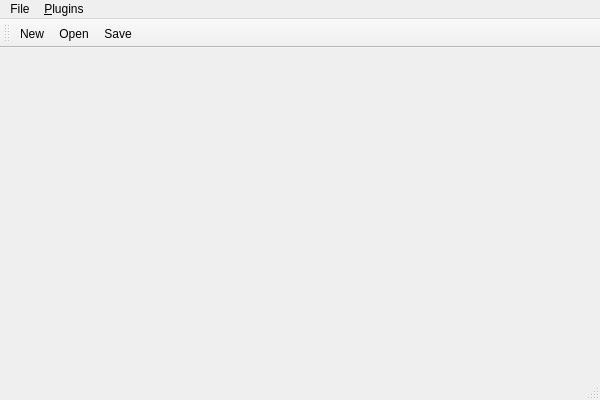
<?xml version="1.0" encoding="UTF-8"?>
<ui version="4.0">
 <class>MainWindow</class>
 <widget class="QMainWindow" name="MainWindow">
  <property name="geometry">
   <rect>
    <x>0</x>
    <y>0</y>
    <width>600</width>
    <height>400</height>
   </rect>
  </property>
  <property name="sizePolicy">
   <sizepolicy hsizetype="Preferred" vsizetype="Preferred">
    <horstretch>0</horstretch>
    <verstretch>0</verstretch>
   </sizepolicy>
  </property>
  <property name="windowTitle">
   <string>MainWindow</string>
  </property>
  <widget class="QWidget" name="centralWidget">
   <layout class="QHBoxLayout" name="horizontalLayout_2"/>
  </widget>
  <widget class="QMenuBar" name="menuBar">
   <property name="geometry">
    <rect>
     <x>0</x>
     <y>0</y>
     <width>600</width>
     <height>23</height>
    </rect>
   </property>
   <widget class="QMenu" name="menuFile">
    <property name="title">
     <string>File</string>
    </property>
    <addaction name="actionNew_2"/>
    <addaction name="actionOpen"/>
    <addaction name="actionSave"/>
    <addaction name="actionSave_As"/>
    <addaction name="actionExit"/>
   </widget>
   <widget class="QMenu" name="menuPlugins">
    <property name="title">
     <string>&amp;Plugins</string>
    </property>
    <addaction name="actionView"/>
   </widget>
   <addaction name="menuFile"/>
   <addaction name="menuPlugins"/>
  </widget>
  <widget class="QToolBar" name="mainToolBar">
   <attribute name="toolBarArea">
    <enum>TopToolBarArea</enum>
   </attribute>
   <attribute name="toolBarBreak">
    <bool>false</bool>
   </attribute>
   <addaction name="actionNew_2"/>
   <addaction name="actionOpen"/>
   <addaction name="actionSave"/>
  </widget>
  <widget class="QStatusBar" name="statusBar"/>
  <action name="actionSimulation">
   <property name="text">
    <string>Simulation</string>
   </property>
  </action>
  <action name="actionNew_2">
   <property name="icon">
    <iconset theme="theme" resource="theme.qrc">
     <normaloff>:/icons/new</normaloff>:/icons/new</iconset>
   </property>
   <property name="text">
    <string>New</string>
   </property>
   <property name="iconVisibleInMenu">
    <bool>true</bool>
   </property>
  </action>
  <action name="actionOpen">
   <property name="icon">
    <iconset theme="theme" resource="theme.qrc">
     <normaloff>:/icons/open</normaloff>:/icons/open</iconset>
   </property>
   <property name="text">
    <string>Open</string>
   </property>
   <property name="iconVisibleInMenu">
    <bool>true</bool>
   </property>
  </action>
  <action name="actionSave">
   <property name="icon">
    <iconset theme="theme" resource="theme.qrc">
     <normaloff>:/icons/save</normaloff>:/icons/save</iconset>
   </property>
   <property name="text">
    <string>Save</string>
   </property>
   <property name="iconVisibleInMenu">
    <bool>true</bool>
   </property>
  </action>
  <action name="actionSave_As">
   <property name="text">
    <string>Save As</string>
   </property>
  </action>
  <action name="actionExit">
   <property name="text">
    <string>Exit</string>
   </property>
  </action>
  <action name="actionView">
   <property name="text">
    <string>&amp;View</string>
   </property>
  </action>
 </widget>
 <layoutdefault spacing="6" margin="11"/>
 <resources>
  <include location="theme.qrc"/>
 </resources>
 <connections>
  <connection>
   <sender>actionView</sender>
   <signal>activated()</signal>
   <receiver>MainWindow</receiver>
   <slot>viewPlugins()</slot>
   <hints>
    <hint type="sourcelabel">
     <x>-1</x>
     <y>-1</y>
    </hint>
    <hint type="destinationlabel">
     <x>299</x>
     <y>199</y>
    </hint>
   </hints>
  </connection>
  <connection>
   <sender>actionNew_2</sender>
   <signal>activated()</signal>
   <receiver>MainWindow</receiver>
   <slot>newSimulation()</slot>
   <hints>
    <hint type="sourcelabel">
     <x>-1</x>
     <y>-1</y>
    </hint>
    <hint type="destinationlabel">
     <x>299</x>
     <y>199</y>
    </hint>
   </hints>
  </connection>
  <connection>
   <sender>actionOpen</sender>
   <signal>activated()</signal>
   <receiver>MainWindow</receiver>
   <slot>openSimulation()</slot>
   <hints>
    <hint type="sourcelabel">
     <x>-1</x>
     <y>-1</y>
    </hint>
    <hint type="destinationlabel">
     <x>299</x>
     <y>199</y>
    </hint>
   </hints>
  </connection>
  <connection>
   <sender>actionSave</sender>
   <signal>activated()</signal>
   <receiver>MainWindow</receiver>
   <slot>saveSimulation()</slot>
   <hints>
    <hint type="sourcelabel">
     <x>-1</x>
     <y>-1</y>
    </hint>
    <hint type="destinationlabel">
     <x>299</x>
     <y>199</y>
    </hint>
   </hints>
  </connection>
 </connections>
 <slots>
  <slot>viewPlugins()</slot>
  <slot>newSimulation()</slot>
  <slot>openSimulation()</slot>
  <slot>saveSimulation()</slot>
 </slots>
</ui>
